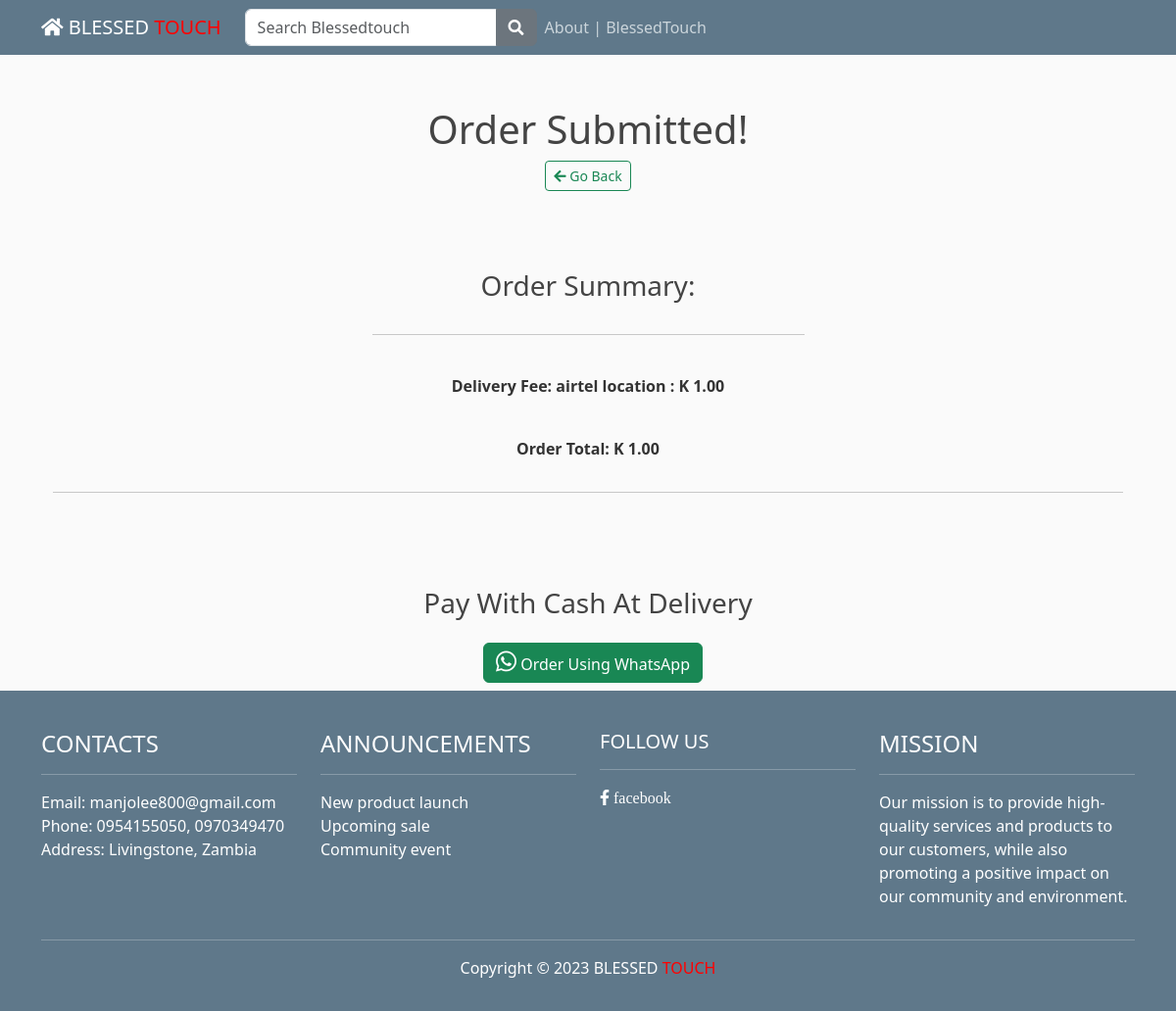
Before: /order-confirmation/1/ with the older database file.
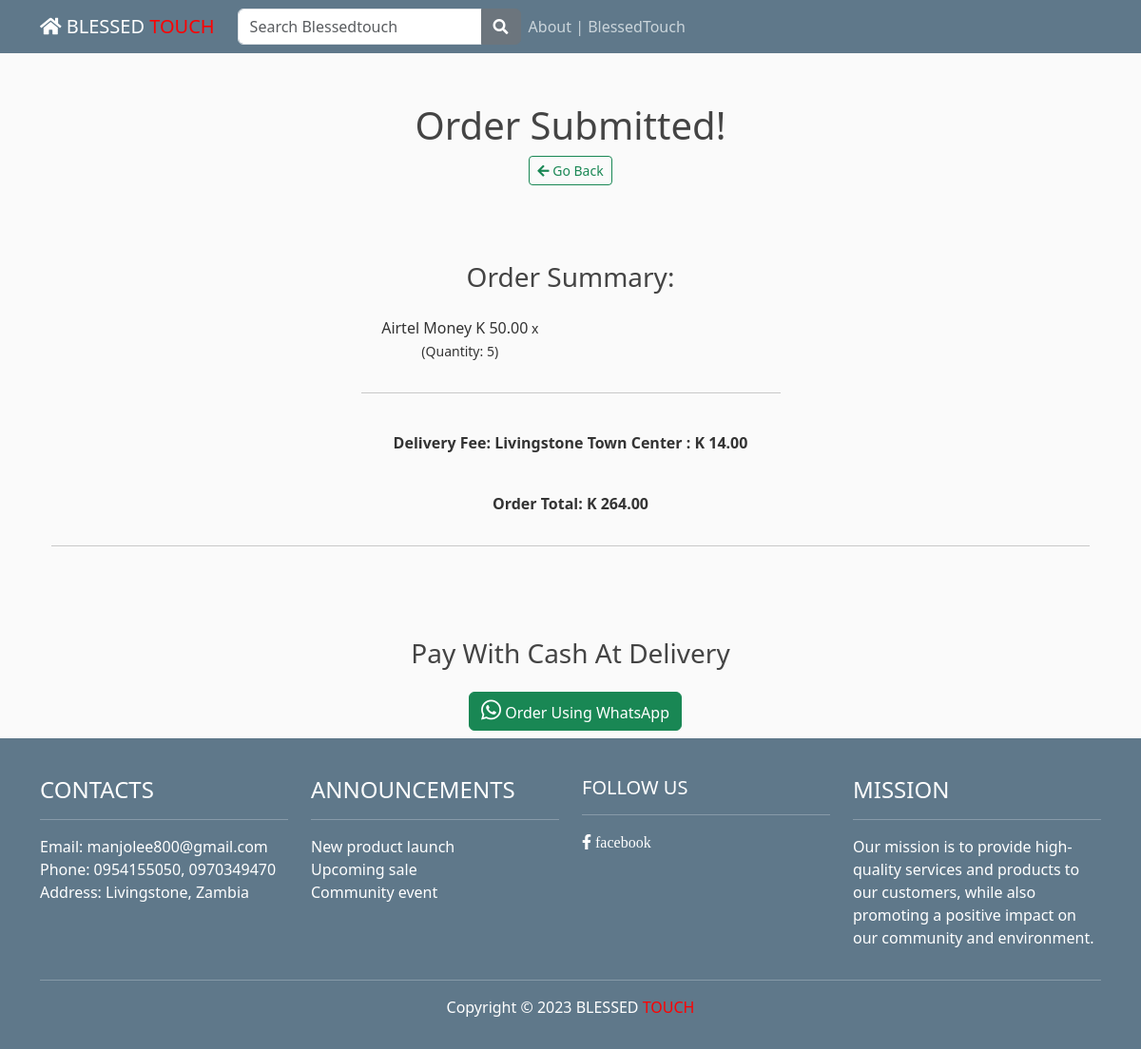
After: the same page with the newer database file.
### customer/models.py (models this page shows, shortened)
class Location(models.Model):
    name = models.CharField(max_length=50)
    delivery_fee = models.DecimalField(max_digits=5, decimal_places=2)
    def __str__(self):
        return self.name

class OrderItem(models.Model):
    item = models.ForeignKey(MenuItem, on_delete=models.CASCADE)
    quantity = models.IntegerField(default=1)

class MenuItem(models.Model):
    name = models.CharField(max_length=100)
    description = models.TextField()
    image = models.ImageField(upload_to='menu_images/')
    price = models.DecimalField(max_digits=5, decimal_places=2)
    category = models.ManyToManyField('category', related_name='item')
    availability = models.BooleanField(default=True)

### customer/views.py (the view)
# urls.py: path('order-confirmation/<int:pk>/', OrderConfirmation.as_view(), name='order-confirmation'),
class OrderConfirmation(View):
    def get(self, request, pk, *args, **kwargs):
        order = OrderModel.objects.get(pk=pk)
        total_price = order.price + order.location.delivery_fee
        context = {
            'pk': order.pk,
            'order_items': order.order_items.all(),
            'price': order.price,
            'location': order.location,
            'delivery_fee': order.location.delivery_fee,
            'total_price': total_price,
        }
        return render(request, 'customer/order_confirmation.html', context)

### templates/customer/order_confirmation.html
{% extends 'base.html' %}
{% block content %}
<div class="container mb-5">
    <div class="row justify-content-center mt-1">
        <div class="col-md-5 col-sm-12 p-4 text-center">
            <h1>Order Submitted!</h1>
            <a href="{% url 'customer:order' %}" class="btn btn-outline-success mb-2 btn-sm">
    <i class="fas fa-arrow-left"></i> Go Back
</a>
        </div>
    </div>
<div class="row justify-content-center mt-5">
    <div class="col-md-5 col-sm-12 text-center">
        <h3 class="pb-3">Order Summary:</h3>
        {% for item in order_items %}
  <div class="row">
    <div class="col-md-6 col-sm-12">
      <p>{{ item.item.name }} K {{ item.item.price }}<small> x (Quantity: {{ item.quantity }})</small></p>
    </div>
    <div class="col-md-6 col-sm-12">
    </div>
  </div>
{% endfor %}<hr/>
<p class="font-weight-bold pt-4">Delivery Fee: {{ location }} : K {{ delivery_fee }}</p>
<p class="font-weight-bold pt-4">Order Total: K {{ total_price }}</p>
</div>
</div><hr/>
</div>
<div class="row justify-content-center pb-2 pt-5">
    <div class="col-md-6 text-center">
        <h3>Pay With Cash At Delivery</h3>
    </div>
</div>
<div class="row justify-content-center pb-2 pt-2">
  <div class="col-md-6 text-center">
    <a href="https://api.whatsapp.com/send?phone=260970349470&text=Invoice%20Link:%20https://blessedtouchs.pythonanywhere.com/customer/order/{{ pk }}/invoice" class="btn btn-success" style="margin-left: 10px;">
  <i class="fab fa-whatsapp" aria-hidden="true" style="color: white; font-size: 24px;"></i> Order Using WhatsApp
</a>
  </div>
</div>
{% endblock content %}

### templates/base.html (shortened to what this page needs)
{% load static %}
<!DOCTYPE html>
<html>
<head>
    <link rel="stylesheet" href="https://maxcdn.bootstrapcdn.com/bootstrap/4.0.0/css/bootstrap.min.css">
    <link href="https://cdn.jsdelivr.net/npm/bootstrap@5.3.0-alpha1/dist/css/bootstrap.min.css" rel="stylesheet">
    <link rel="stylesheet" href="https://use.fontawesome.com/releases/v5.14.0/css/all.css">
    <link rel="stylesheet" type="text/css" href="{% static 'blog/main.css' %}">
    <link rel="stylesheet" href="https://cdnjs.cloudflare.com/ajax/libs/font-awesome/5.15.1/css/all.min.css" />
</head>
    <body>
        <header class="site-header">
          <nav class="navbar navbar-expand-md navbar-dark bg-steel fixed-top">
            <div class="container">
              {% include 'blog/header.html' %}
            </div>
          </nav>
        </header>
        <main role="main" class="container">
            <div class="row">
                <div class="col-md-12">
                {% block content %}{% endblock %}
                </div>
            </div>
        </main>
<footer>
  <div class="">
    {% include 'blog/footer.html' %}
  </div>
</footer>
</body>
</html>

### templates/blog/header.html (shortened to what this page needs)
<header class="site-header">
  <nav class="navbar navbar-expand-md navbar-dark bg-steel fixed-top">
    <div class="container">
      <a class="navbar-brand mr-4" href="{% url 'customer:index' %}"><i class="fas fa-home"></i><span> BLESSED</span> <span style="color:red">TOUCH</span></a>
  <div class="collapse navbar-collapse" id="navbarToggle">
      <form class="form-inline my-2 my-lg-0">
  <div class="input-group mx-auto" style="max-width:500px">
    <input type="text" class="form-control" placeholder="Search Blessedtouch" aria-label="Search" name="q">
    <div class="input-group-append">
      <button class="btn btn-secondary" type="submit">
        <i class="fa fa-search"></i>
      </button>
    </div>
  </div>
</form>
    <div class="navbar-nav mr-auto">
      <a class="nav-item nav-link" href="{% url 'blog-about' %}">About | BlessedTouch</a>
    </div>
  </div>
</div>
  </nav>
</header>

### templates/blog/footer.html
<footer class="navbar-dark bg-steel py-3 text-white">
    <div class="container">
        <div class="row">
            <div class="col-md-3"><br/>
                <h4 class="text-uppercase text-white">Contacts</h4><hr>
                <ul class="list-unstyled">
                    <li>Email: manjolee800@gmail.com</li>
                    <li>Phone: 0954155050, 0970349470</li>
                    <li>Address: Livingstone, Zambia</li>
                </ul>
            </div>
            <div class="col-md-3"><br/>
                <h4 class="text-uppercase text-white">Announcements</h4><hr>
                <ul class="list-unstyled">
                    <li>New product launch</li>
                    <li>Upcoming sale</li>
                    <li>Community event</li>
                </ul>
            </div>
            <div class="col-md-3"><br/>
        <h5 class="text-uppercase text-white">Follow Us</h5><hr>
        <ul class="list-unstyled">
            <li><a href="https://www.facebook.com/profile.php?id=100089608791020">
              <i class="fab fa-facebook-f text-white"> facebook</li></i></a>
        </ul>
      </div><br/>
            <div class="col-md-3"><br/>
                <h4 class="text-uppercase text-white">Mission</h4><hr>
                <p>Our mission is to provide high-quality services and products to our customers, while also promoting a positive impact on our community and environment.</p>
            </div>
        </div>
        <hr class="bg-white">
        <div class="row">
            <div class="col-md-12">
                <p class="text-center">
                    <span>Copyright &copy; 2023</span>
                    <span> BLESSED</span> <span style="color:red">TOUCH</span>
                </p>
            </div>
        </div>
    </div>
</footer>

### static/blog/main.css (style rules this page uses)
body { background: #fafafa; color: #333333; margin-top: 5rem; }
h1, h2, h3, h4, h5, h6 { color: #444444; }
ul { margin: 0; }
.bg-steel { background-color: #5f788a; }
.site-header .navbar-nav .nav-link { color: #cbd5db; }

Changed rows visible on the page:
added OrderItem: item.name "Airtel Money", item.price "50.00", quantity "5"
changed Location: name "airtel location" → "Livingstone Town Center"; delivery_fee "1.00" → "14.00"
Other visible differences:
{{ total_price }}: "1.00" → "264.00"
